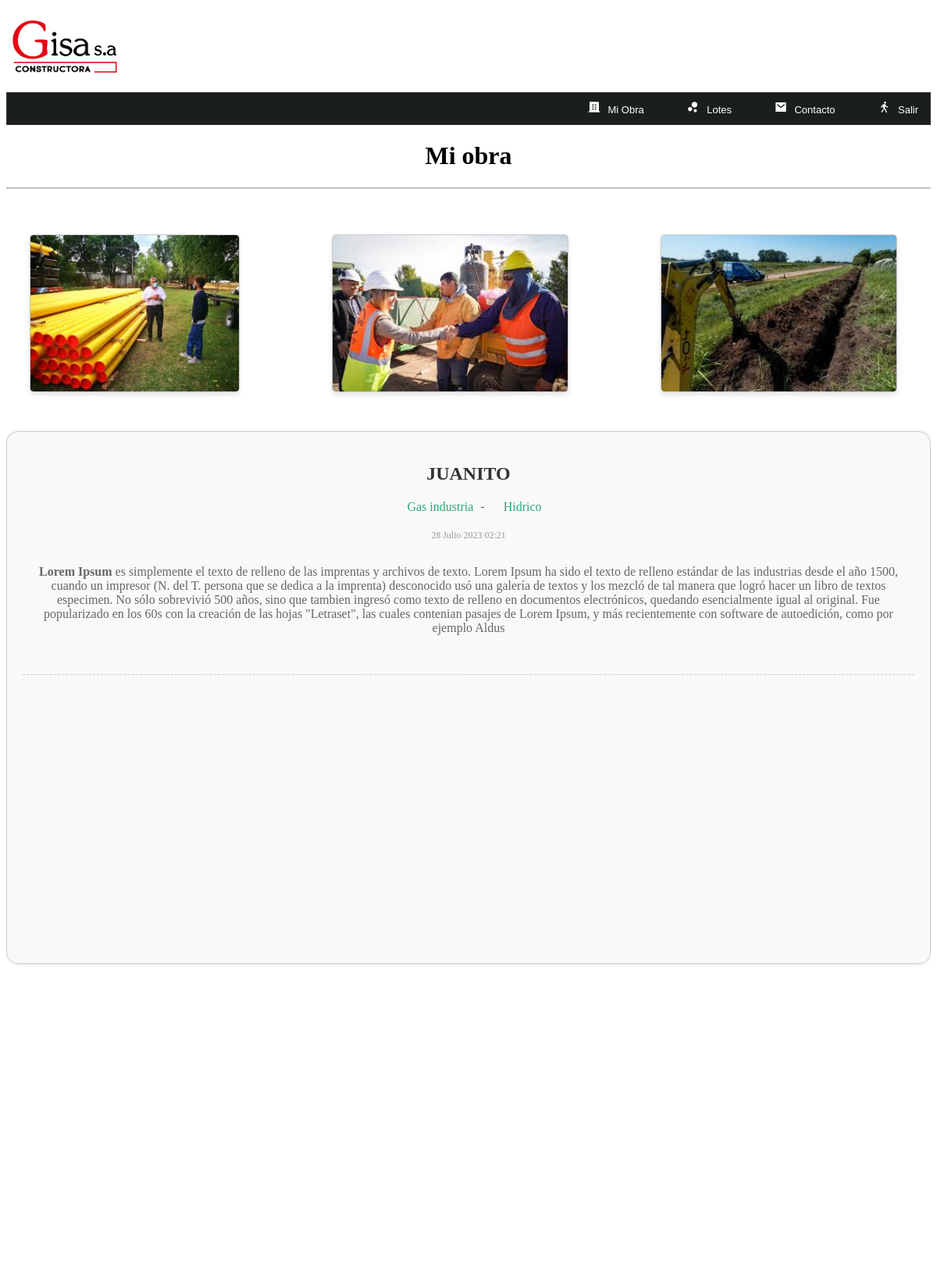
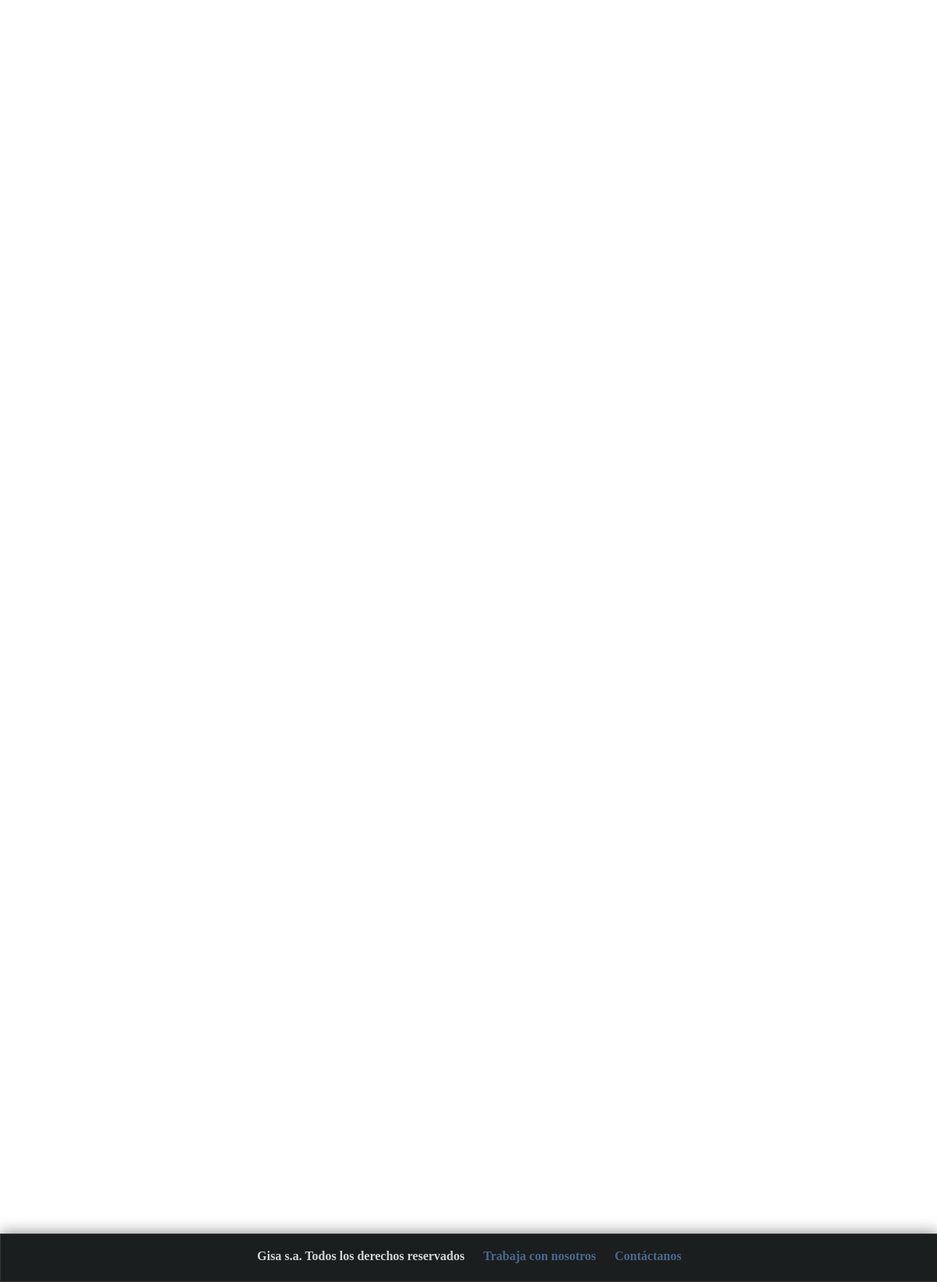
The page /obras/ (signed in) on the database its author committed (2 pictures, top to bottom).
### Obras/models.py (models this page shows, shortened)
class Obra (models.Model):
        title=models.CharField(max_length=150 , verbose_name="Titulo")
        content=RichTextField (verbose_name="Contenido")
        image_1= models.ImageField(default='Null' , verbose_name="Imagen1",upload_to='obras' )
        image_2= models.ImageField(default='Null' , verbose_name="Imagen2",upload_to='obras' )
        image_3= models.ImageField(default='Null' , verbose_name="Imagen3",upload_to='obras' )
        user = models.ForeignKey(User,editable=True, verbose_name="Usuario" , on_delete=models.CASCADE)
        category = models.ManyToManyField(Category,verbose_name="Categorias",blank=True)
        public= models.BooleanField(verbose_name="Publicado?")
        created_at = models.DateTimeField(auto_now_add=True , verbose_name="Creado el")
        updated_at = models.DateTimeField(auto_now=True , verbose_name="Editado el")
        class Meta:
            verbose_name = 'Obra'
            verbose_name_plural = 'Obras'
            ordering = ['-created_at']

class Category(models.Model):
    name= models.CharField(max_length=100 , verbose_name="Nombre")
    description = models.CharField(max_length=255 , verbose_name="Descripción")
    created_at = models.DateTimeField(auto_now_add=True , verbose_name="Creado el")
    class Meta:
        verbose_name = 'Categoría'
        verbose_name_plural = 'Categorías'
    def __str__(self):
        return self.name

### Obras/views.py (the view)
# urls.py: path('obras/', views.obras_user, name='obras'),
@login_required(login_url="login")
def obras_user(request):
    obras = Obra.objects.filter(user=request.user)
    return render(request, "obras.html", {
        'title': 'Mi obra',
        'obras': obras
    })

### Obras/templates/obras.html (shortened to what this page needs)
{% extends 'layouts.html' %}
{% block content %}
    <h1 id="titulo_obras">{{ title }}</h1>
    <hr class="separador">
    {% if obras %}
        {% for obra in obras %}
            {% if obra.public %}
                <article class="obra-item-obras">
                    <div class="image-obras">
                        {% if obra.image_1.url %}
                            <img src="{{ obra.image_1.url }}" alt="Imagen 1">
                        {% endif %}
                        {% if obra.image_2.url %}
                            <img src="{{ obra.image_2.url }}" alt="Imagen 2">
                        {% endif %}
                        {% if obra.image_3.url %}
                            <img src="{{ obra.image_3.url }}" alt="Imagen 3">
                        {% endif %}
                    </div>
                    <div class="data">
                        <h2>{{ obra.title }}</h2>
                        <p>
                            {% for category in obra.category.all %}
                                <a href="{% url 'categoria' category.id %}" class='link'>{{ category }}</a>
                                {% if not forloop.last %}
                                    {{ '-' }}
                                {% endif %}
                            {% endfor %}
                        </p>
                        <span class="date">{{ obra.created_at }}</span>
                        <p>{{ obra.content | safe }}</p>
                        <hr class="separador">
                    </div>
                </article>
            {% endif %}
        {% endfor %}
    {% else %}
        <h2 id="titulo_obras">Todavía no tenés una obra, escribinos para empezar a trabajar con nosotros</h2>
        <button id="contactButton">Contáctanos</button>
    {% endif %}
{% endblock %}

### Home/templates/layouts.html (shortened to what this page needs)
<!DOCTYPE html>
<html>
<head>
    {% load static %}
    <link rel="stylesheet" type="text/css" href="{% static 'css/styles.css' %}">
    <link href="https://cdn.jsdelivr.net/npm/remixicon@2.5.0/fonts/remixicon.css" rel="stylesheet">
</head>
<body>
    <div id="logotipo">
            <a href="{% url 'home' %}">
            <img src="{% static 'images/Gisa.png'%}"/>
            </a>
    </div>
    <nav>
        <ul class="menu">
            {% if user.email%}
            <li>
            <i class="ri-building-4-fill"></i>
            <a href="{% url 'obras' %}">Mi Obra</a>
            </li>
            <li>
            <i class="ri-bubble-chart-fill"></i>
            <a href="{% url 'lote' %}">Lotes</a>
            </li>
            <li>
            <i class="ri-mail-fill"></i>
            <a href="{% url 'contacto' %}">Contacto</a>
            </li>
            <li>
            <i class="ri-walk-fill"></i>
            <a href="{% url 'salir' %}">Salir</a>
            </li>
            {% endif %}
        </ul>
    </nav>
<div class="white-block">
    {% block content%}{% endblock %}
</div>
    <footer class='footer'>
        <div>
            <h4 id='texto_footer'>Gisa s.a.  Todos los derechos reservados
                <a class='link' href="https://forms.gle/yNaXYgjHYANxqY6g9" target="_blank">Trabaja con nosotros</a>
                <a class='link' href="{% url 'contacto' %}">Contáctanos</a>
            </h4>
        </div>
    </footer>
</body>
</html>

### Home/static/css/styles.css (style rules this page uses)
#logotipo img { width: 150px; height: auto; margin-right: 10px; }
nav { background-color: #1B1E1F; border: 1px solid #333; color: #fff; display:flex; align-items: center; justify-content: right; }
.menu { display: flex; font-family: Arial, Helvetica, sans-serif; align-items: center; list-style: none; margin: 5px; padding:5px; }
.menu li { margin-left: 50px; position: relative; }
.menu li a { color: #fff; text-decoration: none; font-size: small; padding: 5px; position: relative; }
.data { background-color: #f9f9f9; border: 1px solid #ccc; border-radius: 15px; padding: 20px; margin-bottom: 20px; box-shadow: 0px 0px 5px rgba(0, 0, 0, 0.1); height: 80vh; }
.data h2 { font-size: 24px; margin-bottom: 10px; color: #333; }
.data p { font-size: 16px; margin-bottom: 10px; color: #666; }
.data a.link { color: #2ba977; text-decoration: none; margin-right: 5px; }
.data span.date { font-size: 12px; color: #999; display: block; margin-top: 10px; }
.data hr.separador { margin: 20px 0; border: none; border-top: 1px dashed #ccc; }
.data { border: 1px solid #ccc; border-radius: 15px; padding: 20px; margin-bottom: 20px; box-shadow: 0px 0px 5px rgba(0, 0, 0, 0.1); }
.data p { background-color: #f9f9f9; padding: 10px; margin: 0; }
.white-block { background-color: rgb(255, 255, 255); padding-bottom: 2000px; }
.footer { width: 100%; height: 50px; background-color: #1B1E1F; border: 1px solid #333; color: #d1d4d6; text-align: center; padding-top: 5px; padding-bottom: 5px; box-shadow: 0px 0px 20px grey; position: fixed; bottom: 0; left: 0; right: 0; }
.footer h4 { line-height: 0.2; }
.footer a { margin-right: 0px; }
.link { color: rgb(76, 103, 141); text-decoration: none; margin: 20px; }
.separador { color: #1B1E1F; }
#titulo_obras { text-align: center; }
.obra-item-obras { max-width: 100%; margin: 0 auto; margin-bottom: 20px; text-align: center; box-sizing: border-box; overflow: hidden; }
.image-obras { display: flex; flex-wrap: nowrap; justify-content: flex-start; gap: 10%; }
.obra-item-obras .image-obras img { width: auto; height: 200px; border: 1px solid #ccc; box-shadow: 0 4px 6px rgba(0, 0, 0, 0.1); border-radius: 5px; margin-bottom: 50px; margin-top: 50px; }
.obra-item-obras .image-obras img:first-child { margin-left: 30px; }
.obra-item-obras .image-obras { width: 100%; }

### rows shown on the page
Obra: image_1 (picture), image_2 (picture), image_3 (picture), title "JUANITO", created_at "28 Julio 2023 02:21", content "Lorem Ipsum es simplemente el texto de relleno de las imprentas y archivos de texto. Lorem Ipsum ha sido el texto de relleno estándar de las industrias desde el año 1500, cuando un impresor (N. del T. persona que se dedica a la imprenta) desconocido usó una galería de textos y los mezcló de tal manera que logró hacer un libro de textos especimen. No sólo sobrevivió 500 años, sino que tambien ingresó como texto de relleno en documentos electrónicos, quedando esencialmente igual al original. Fue popularizado en los 60s con la creación de las hojas \"Letraset\", las cuales contenian pasajes de Lorem Ipsum, y más recientemente con software de autoedición, como por ejemplo Aldus"
Category: name "Gas industria", value "-"
Category: name "Hidrico"

### other values the page prints
{{ title }} "Mi obra"
